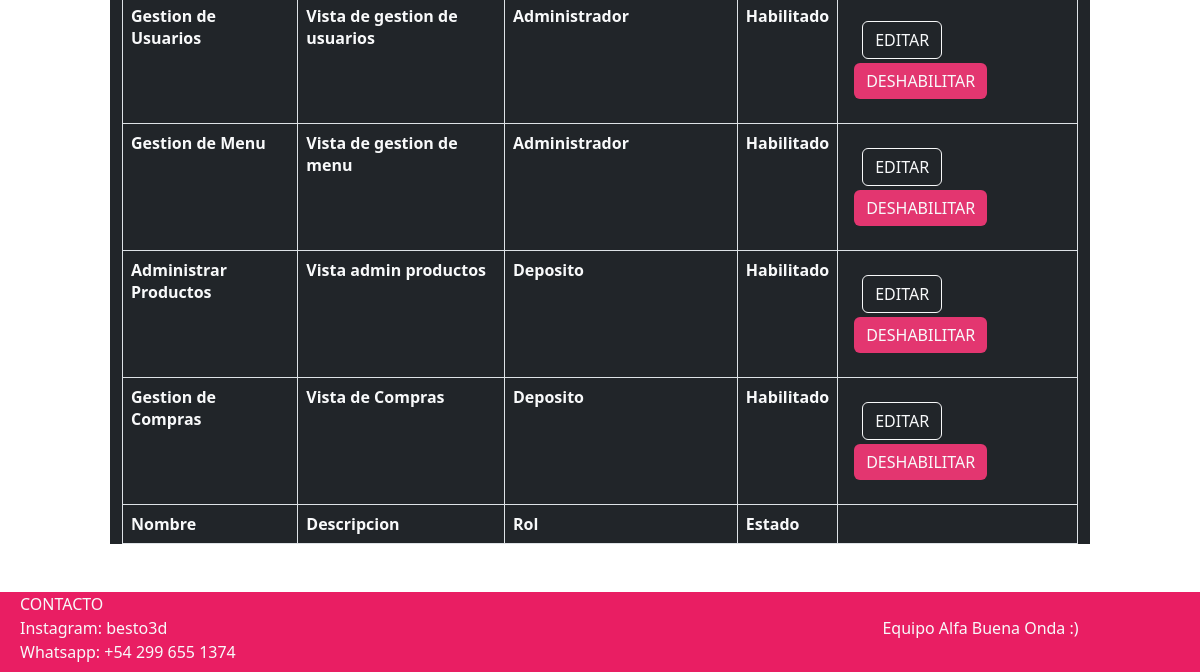
Before: /Vista/GestionMenu.php (signed in, lower part) with the older database file.
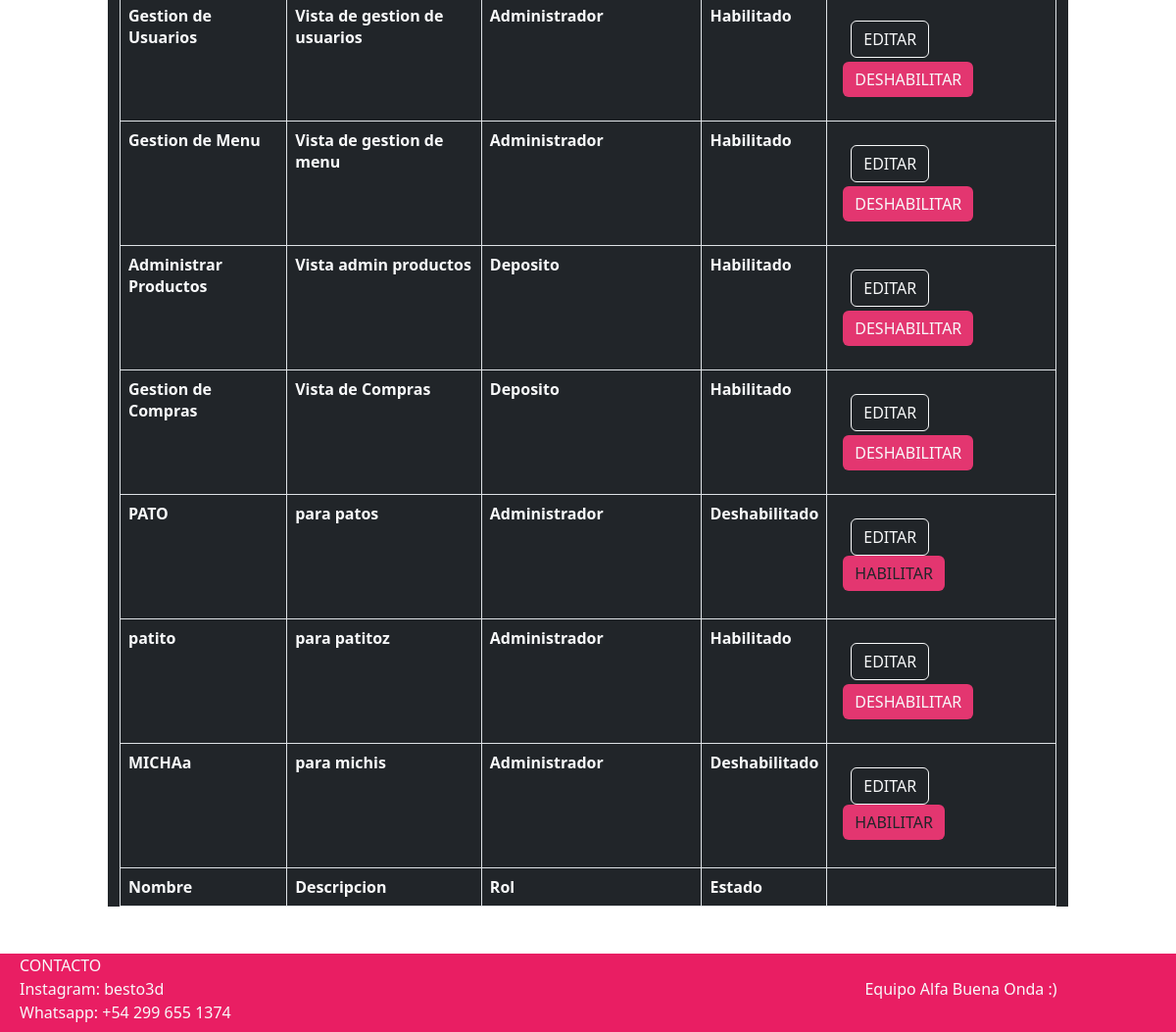
After: the same page with the newer database file.
### tables this page shows
CREATE TABLE `menu` (
  `idmenu` bigint(20) NOT NULL,
  `menombre` varchar(50) NOT NULL COMMENT 'Nombre del item del menu',
  `medescripcion` varchar(124) NOT NULL COMMENT 'Descripcion mas detallada del item del menu',
  `idpadre` bigint(20) DEFAULT NULL COMMENT 'Referencia al id del menu que es subitem',
  `medeshabilitado` timestamp NULL DEFAULT NULL COMMENT 'Fecha en la que el menu fue deshabilitado por ultima vez',
  `script` varchar(200) DEFAULT NULL COMMENT 'Script que hace referencia a la vista del menu.'
);

CREATE TABLE `rol` (
  `idrol` bigint(20) NOT NULL,
  `rodescripcion` varchar(50) NOT NULL
);

### Vista/GestionMenu.php (the view, shortened to what the changed rows need)
<?php
include_once("Common/Header.php");
$pagina="Admin";
if ($sesion->tienePermisos($pagina)){
        $objC_Menu = new C_Menu();
        $menues = $objC_Menu->buscar(NULL);
?>
<div class="container-fluid mb-5">
<div class="container bg-dark col-md-10 text-white mt-5">
<br/>
<br/><br/>
    <table id="lista_menues" class="text-light table table-bordered nowrap  table-condensed" style="width:100%">
        <tbody class="text-light">
            <?php foreach ($menues as $menu) {
                $estadoMenu = $menu->getMedeshabilitado() == null || $menu->getMedeshabilitado() == '0000-00-00 00:00:00' ? "Habilitado" : "Deshabilitado";
                $objMenuRol = new C_MenuRol();
                $rolesMenu = $objMenuRol->buscar(['idmenu' => $menu->getIdmenu()]);
                $txtRoles = "";
                foreach ($rolesMenu as $rol) {
                    $txtRoles = $txtRoles . " " . $rol->getIdrol()->getRodescripcion();
                } ?>
                <tr>
                    <th> <?php echo $menu->getMenombre(); ?> </th>
                    <th> <?php echo $menu->getMedescripcion(); ?> </th>
                    <th> <?php echo $txtRoles; ?> </th>
                    <th> <?php echo $estadoMenu ?> </th>
                    <th><form method='post' action='EditarMenu.php' id="'<?php echo $menu->getIdmenu() ?>">
                                    <button type="submit" class="ms-3 mt-3 text-decoration-none btn btn-outline-light"> EDITAR </button>
                                    <?php echo $menu->getMedeshabilitado() == null || $menu->getMedeshabilitado() == '0000-00-00 00:00:00'  ?
                                        "<button type='button' class='mx-2 mt-1 text-decoration-none btn deshabilitar text-light' id='botonModal'>
                        DESHABILITAR
                        </button>" :
                                        "<button type='button' class='mx-2 mb-1 text-decoration-none btn habilitar' id='botonModal'>
                        HABILITAR
                        </button>";
                                    ?>
                                </form></th>
                </tr>
            <?php
            } ?>
        </tbody>
        <tfoot>
            <tr>
                <th> Nombre </th>
                <th> Descripcion </th>
                <th> Rol </th>
                <th> Estado </th>
                <th></th>
            </tr>
        </tfoot>
    </table>
</div>
</div>
<?php
include_once("Common/Footer.php");
} else {
        ?>
            <script>
                window.location.href = "/TP-Final-Dinamica/Vista/Home.php";
            </script>
        <?php
        }
        ?>

Changed rows visible on the page:
added menu: menombre "PATO", medescripcion "para patos", rol.rodescripcion "Administrador", medeshabilitado "Deshabilitado", shows "HABILITAR"
added menu: menombre "patito", medescripcion "para patitoz", rol.rodescripcion "Administrador", medeshabilitado "Habilitado", shows "DESHABILITAR"
added menu: menombre "MICHAa", medescripcion "para michis", rol.rodescripcion "Administrador", medeshabilitado "Deshabilitado", shows "HABILITAR"
